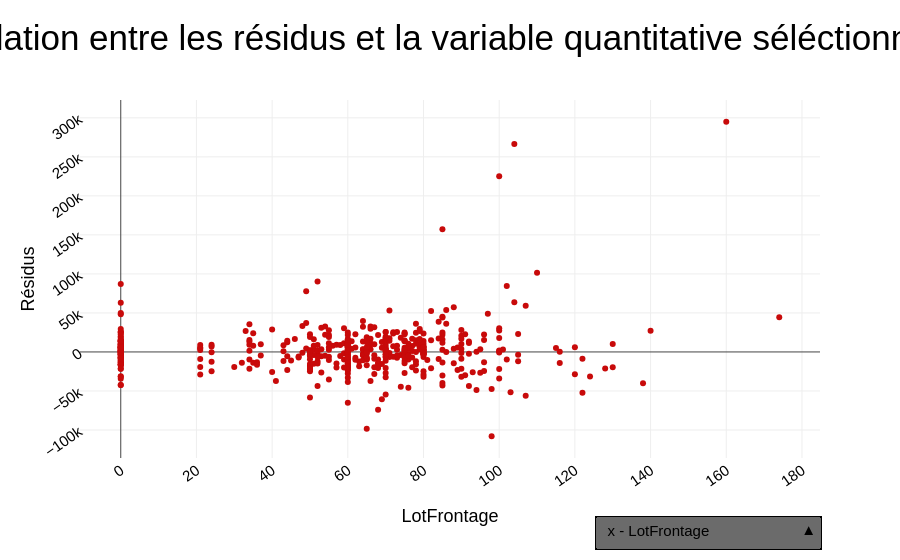

Source (notebook cell):
### Code cell
scat(
    df_test,
    "LotFrontage",
    "residus",
    numerical_cols,
)

### Figure 1 — Plotly figure (JSON) as saved in the notebook; plotly's stock layout.template omitted (floating-point values rounded to 4 significant figures; data arrays with more than 128 entries replaced by an {"elided": "..."} marker saying what was removed)
{"data": [{"marker": {"color": "rgb(200, 10, 10)"}, "mode": "markers", "type": "scatter", "x": {"elided": "482 int values"}, "y": {"elided": "482 float values"}}], "layout": {"title": {"text": "Relation entre les résidus et la variable quantitative séléctionnée"}, "updatemenus": [{"bgcolor": "#6B6B6B", "bordercolor": "#000000", "borderwidth": 1.5, "buttons": [{"args": [{"x": {"elided": "1x482 int values"}}, {"xaxis": {"title": "LotFrontage"}}], "label": "x - LotFrontage", "method": "update"}, {"args": [{"x": {"elided": "1x482 int values"}}, {"xaxis": {"title": "LotArea"}}], "label": "x - LotArea", "method": "update"}, {"args": [{"x": {"elided": "1x482 int values"}}, {"xaxis": {"title": "MasVnrArea"}}], "label": "x - MasVnrArea", "method": "update"}, {"args": [{"x": {"elided": "1x482 int values"}}, {"xaxis": {"title": "BsmtFinSF1"}}], "label": "x - BsmtFinSF1", "method": "update"}, {"args": [{"x": {"elided": "1x482 int values"}}, {"xaxis": {"title": "BsmtFinSF2"}}], "label": "x - BsmtFinSF2", "method": "update"}, {"args": [{"x": {"elided": "1x482 int values"}}, {"xaxis": {"title": "BsmtUnfSF"}}], "label": "x - BsmtUnfSF", "method": "update"}, {"args": [{"x": {"elided": "1x482 int values"}}, {"xaxis": {"title": "TotalBsmtSF"}}], "label": "x - TotalBsmtSF", "method": "update"}, {"args": [{"x": {"elided": "1x482 int values"}}, {"xaxis": {"title": "FirstFlrSF"}}], "label": "x - FirstFlrSF", "method": "update"}, {"args": [{"x": {"elided": "1x482 int values"}}, {"xaxis": {"title": "SecondFlrSF"}}], "label": "x - SecondFlrSF", "method": "update"}, {"args": [{"x": {"elided": "1x482 int values"}}, {"xaxis": {"title": "LowQualFinSF"}}], "label": "x - LowQualFinSF", "method": "update"}, {"args": [{"x": {"elided": "1x482 int values"}}, {"xaxis": {"title": "GrLivArea"}}], "label": "x - GrLivArea", "method": "update"}, {"args": [{"x": {"elided": "1x482 int values"}}, {"xaxis": {"title": "BsmtFullBath"}}], "label": "x - BsmtFullBath", "method": "update"}, {"args": [{"x": {"elided": "1x482 int values"}}, {"xaxis": {"title": "BsmtHalfBath"}}], "label": "x - BsmtHalfBath", "method": "update"}, {"args": [{"x": {"elided": "1x482 int values"}}, {"xaxis": {"title": "FullBath"}}], "label": "x - FullBath", "method": "update"}, {"args": [{"x": {"elided": "1x482 int values"}}, {"xaxis": {"title": "HalfBath"}}], "label": "x - HalfBath", "method": "update"}, {"args": [{"x": {"elided": "1x482 int values"}}, {"xaxis": {"title": "BedroomAbvGr"}}], "label": "x - BedroomAbvGr", "method": "update"}, {"args": [{"x": {"elided": "1x482 int values"}}, {"xaxis": {"title": "KitchenAbvGr"}}], "label": "x - KitchenAbvGr", "method": "update"}, {"args": [{"x": {"elided": "1x482 int values"}}, {"xaxis": {"title": "TotRmsAbvGrd"}}], "label": "x - TotRmsAbvGrd", "method": "update"}, {"args": [{"x": {"elided": "1x482 int values"}}, {"xaxis": {"title": "Fireplaces"}}], "label": "x - Fireplaces", "method": "update"}, {"args": [{"x": {"elided": "1x482 int values"}}, {"xaxis": {"title": "GarageCars"}}], "label": "x - GarageCars", "method": "update"}, {"args": [{"x": {"elided": "1x482 int values"}}, {"xaxis": {"title": "GarageArea"}}], "label": "x - GarageArea", "method": "update"}, {"args": [{"x": {"elided": "1x482 int values"}}, {"xaxis": {"title": "WoodDeckSF"}}], "label": "x - WoodDeckSF", "method": "update"}, {"args": [{"x": {"elided": "1x482 int values"}}, {"xaxis": {"title": "OpenPorchSF"}}], "label": "x - OpenPorchSF", "method": "update"}, {"args": [{"x": {"elided": "1x482 int values"}}, {"xaxis": {"title": "EnclosedPorch"}}], "label": "x - EnclosedPorch", "method": "update"}, {"args": [{"x": {"elided": "1x482 int values"}}, {"xaxis": {"title": "3SsnPorch"}}], "label": "x - 3SsnPorch", "method": "update"}, {"args": [{"x": {"elided": "1x482 int values"}}, {"xaxis": {"title": "ScreenPorch"}}], "label": "x - ScreenPorch", "method": "update"}, {"args": [{"x": {"elided": "1x482 int values"}}, {"xaxis": {"title": "PoolArea"}}], "label": "x - PoolArea", "method": "update"}, {"args": [{"x": {"elided": "1x482 int values"}}, {"xaxis": {"title": "MiscVal"}}], "label": "x - MiscVal", "method": "update"}, {"args": [{"x": {"elided": "1x482 int values"}}, {"xaxis": {"title": "SalePrice"}}], "label": "x - SalePrice", "method": "update"}, {"args": [{"x": {"elided": "1x482 int values"}}, {"xaxis": {"title": "HouseAgeAtSale"}}], "label": "x - HouseAgeAtSale", "method": "update"}, {"args": [{"x": {"elided": "1x482 int values"}}, {"xaxis": {"title": "DiffYearsRemodAddBuilt"}}], "label": "x - DiffYearsRemodAddBuilt", "method": "update"}, {"args": [{"x": {"elided": "1x482 int values"}}, {"xaxis": {"title": "DiffYearsGarageBuilt"}}], "label": "x - DiffYearsGarageBuilt", "method": "update"}, {"args": [{"x": {"elided": "1x482 float values"}}, {"xaxis": {"title": "SinMoSold"}}], "label": "x - SinMoSold", "method": "update"}, {"args": [{"x": {"elided": "1x482 float values"}}, {"xaxis": {"title": "CosMoSold"}}], "label": "x - CosMoSold", "method": "update"}, {"args": [{"x": {"elided": "1x482 int values"}}, {"xaxis": {"title": "LotShape_ord"}}], "label": "x - LotShape_ord", "method": "update"}, {"args": [{"x": {"elided": "1x482 int values"}}, {"xaxis": {"title": "LandContour_ord"}}], "label": "x - LandContour_ord", "method": "update"}, {"args": [{"x": {"elided": "1x482 int values"}}, {"xaxis": {"title": "Utilities_ord"}}], "label": "x - Utilities_ord", "method": "update"}, {"args": [{"x": {"elided": "1x482 int values"}}, {"xaxis": {"title": "LandSlope_ord"}}], "label": "x - LandSlope_ord", "method": "update"}, {"args": [{"x": {"elided": "1x482 int values"}}, {"xaxis": {"title": "OverallQual_ord"}}], "label": "x - OverallQual_ord", "method": "update"}, {"args": [{"x": {"elided": "1x482 int values"}}, {"xaxis": {"title": "OverallCond_ord"}}], "label": "x - OverallCond_ord", "method": "update"}, {"args": [{"x": {"elided": "1x482 int values"}}, {"xaxis": {"title": "BsmtExposure_ord"}}], "label": "x - BsmtExposure_ord", "method": "update"}, {"args": [{"x": {"elided": "1x482 int values"}}, {"xaxis": {"title": "BsmtFinType1_ord"}}], "label": "x - BsmtFinType1_ord", "method": "update"}, {"args": [{"x": {"elided": "1x482 int values"}}, {"xaxis": {"title": "BsmtFinType2_ord"}}], "label": "x - BsmtFinType2_ord", "method": "update"}, {"args": [{"x": {"elided": "1x482 int values"}}, {"xaxis": {"title": "Functional_ord"}}], "label": "x - Functional_ord", "method": "update"}, {"args": [{"x": {"elided": "1x482 int values"}}, {"xaxis": {"title": "GarageFinish_ord"}}], "label": "x - GarageFinish_ord", "method": "update"}, {"args": [{"x": {"elided": "1x482 int values"}}, {"xaxis": {"title": "FullBath_tot"}}], "label": "x - FullBath_tot", "method": "update"}, {"args": [{"x": {"elided": "1x482 int values"}}, {"xaxis": {"title": "HalfBath_tot"}}], "label": "x - HalfBath_tot", "method": "update"}, {"args": [{"x": {"elided": "1x482 float values"}}, {"xaxis": {"title": "SalePrice_pred"}}], "label": "x - SalePrice_pred", "method": "update"}, {"args": [{"x": {"elided": "1x482 float values"}}, {"xaxis": {"title": "residus"}}], "label": "x - residus", "method": "update"}], "direction": "up", "showactive": true, "x": 1, "xanchor": "right", "y": -0.25, "yanchor": "bottom"}], "xaxis": {"title": {"text": "LotFrontage"}}, "yaxis": {"title": {"text": "Résidus"}}}}
